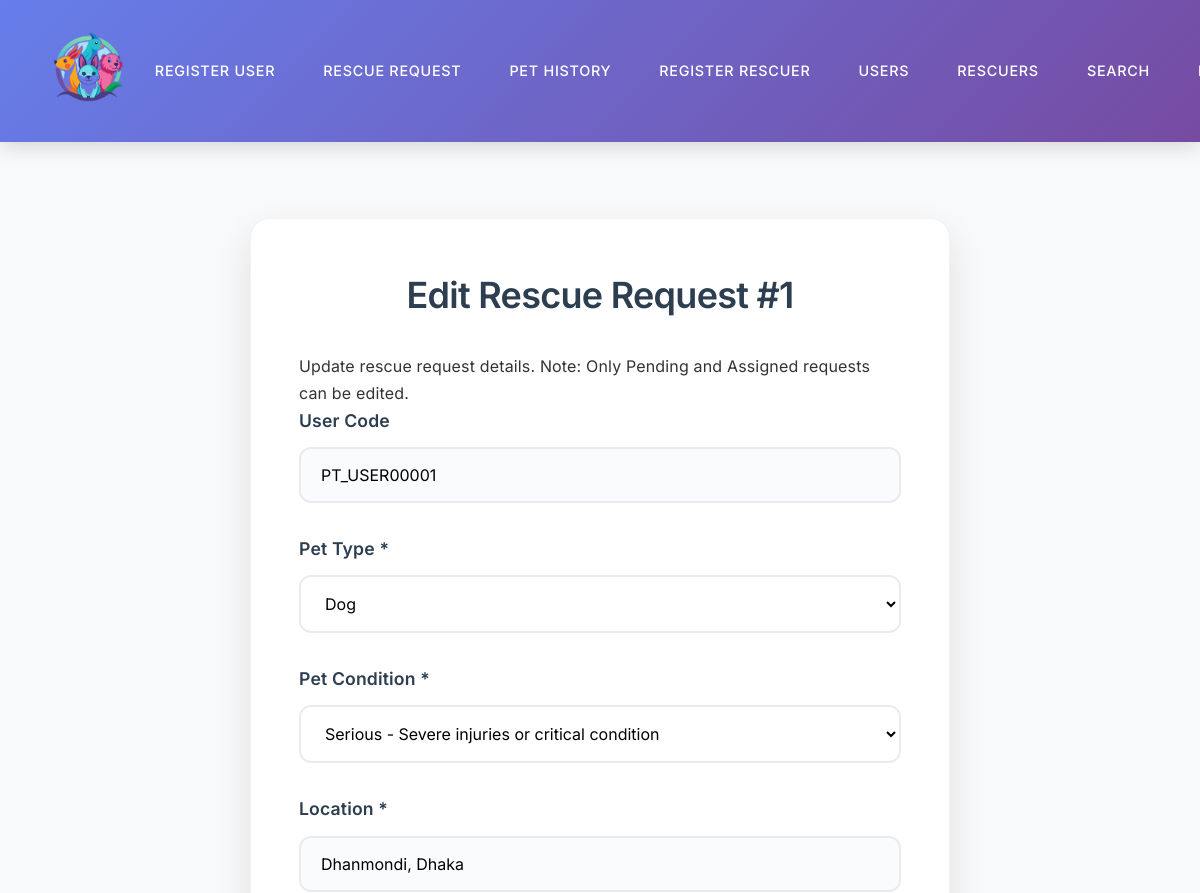
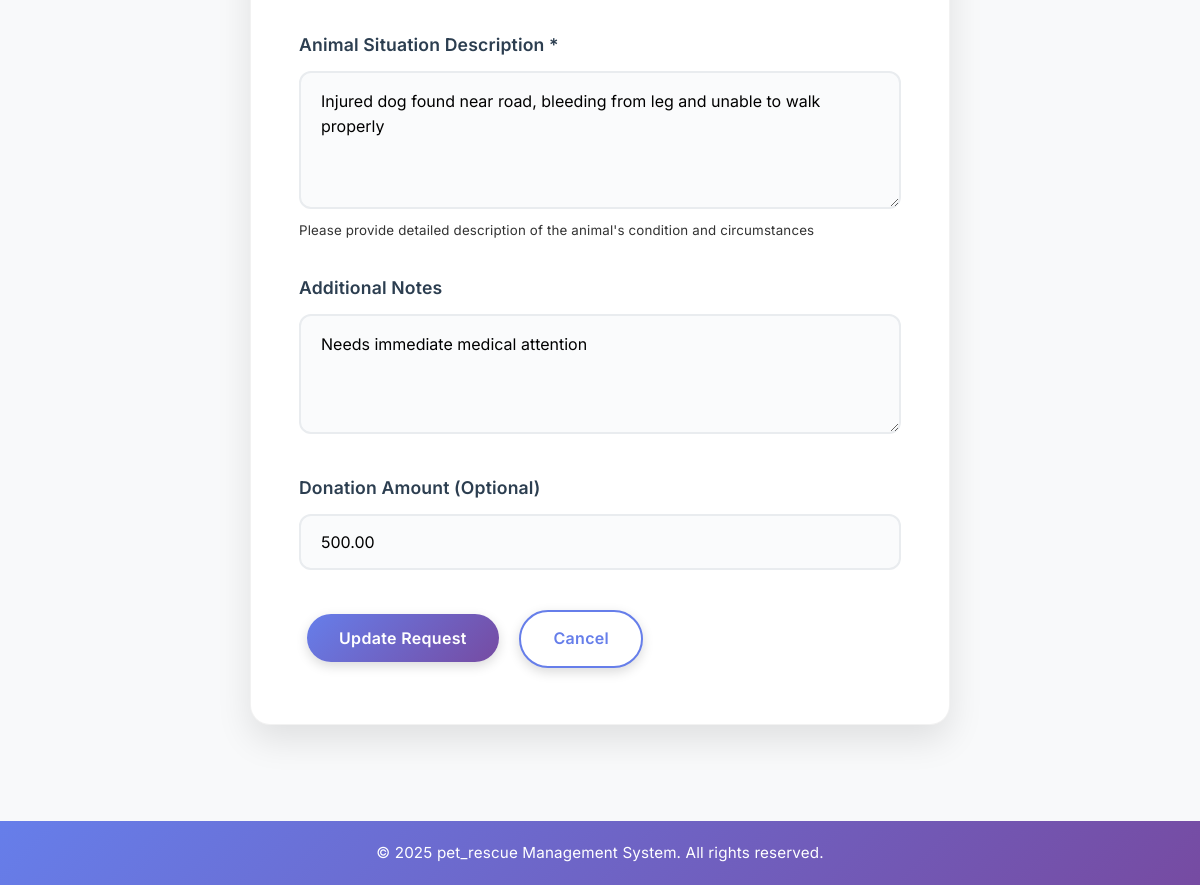
Screenshot of /edit-request.php?id=1 with the database file from the repository (2 pictures, top to bottom).
### tables this page shows
CREATE TABLE rescue_requests (
    id INT AUTO_INCREMENT PRIMARY KEY,
    user_id INT NOT NULL,
    pet_type VARCHAR(50) NOT NULL,
    pet_condition ENUM('Normal', 'Moderate', 'Serious') NOT NULL,
    location VARCHAR(255) NOT NULL,
    situation_description TEXT NOT NULL,
    additional_note TEXT,
    donation_amount DECIMAL(10,2) NULL,
    status ENUM('Pending', 'Assigned', 'Approved', 'Completed') DEFAULT 'Pending',
    assigned_rescuer_id INT NULL,
    assigned_at DATETIME NULL,
    approved BOOLEAN DEFAULT FALSE,
    post_health_condition TEXT NULL,
    created_at DATETIME DEFAULT CURRENT_TIMESTAMP,
    updated_at DATETIME DEFAULT CURRENT_TIMESTAMP ON UPDATE CURRENT_TIMESTAMP,
    FOREIGN KEY (user_id) REFERENCES users(id) ON DELETE CASCADE,
    FOREIGN KEY (assigned_rescuer_id) REFERENCES rescuers(id) ON DELETE SET NULL,
    INDEX idx_user_id (user_id),
    INDEX idx_status (status),
    INDEX idx_assigned_rescuer (assigned_rescuer_id),
    INDEX idx_created_at (created_at)
);

CREATE TABLE users (
    id INT AUTO_INCREMENT PRIMARY KEY,
    user_code VARCHAR(20) UNIQUE NOT NULL,
    name VARCHAR(100) NOT NULL,
    phone VARCHAR(20) UNIQUE NOT NULL,
    created_at DATETIME DEFAULT CURRENT_TIMESTAMP,
    updated_at DATETIME DEFAULT CURRENT_TIMESTAMP ON UPDATE CURRENT_TIMESTAMP,
    INDEX idx_user_code (user_code),
    INDEX idx_phone (phone)
);

### edit-request.php (the view, shortened to what this page needs)
<?php
$request_id = intval($_GET['id'] ?? 0);
try {
    $pdo = getDB();
    $stmt = $pdo->prepare("
        SELECT rr.*, u.user_code
        FROM rescue_requests rr
        LEFT JOIN users u ON rr.user_id = u.id
        WHERE rr.id = ?
    ");
    $stmt->execute([$request_id]);
    $request = $stmt->fetch();
} catch (Exception $e) {
    $error_message = "Error fetching request details: " . $e->getMessage();
}
include 'includes/header.php';
?>
<div class="form-container">
    <h2>Edit Rescue Request #<?php echo $request['id']; ?></h2>
    <p>Update rescue request details. Note: Only Pending and Assigned requests can be edited.</p>
    <form action="api/update-request.php" method="POST" data-ajax="true">
        <div class="form-group">
            <label for="user_code" class="form-label">User Code</label>
            <input type="text" id="user_code" name="user_code" class="form-control"
                   value="<?php echo htmlspecialchars($request['user_code']); ?>" readonly>
        </div>
        <div class="form-group">
            <label for="pet_type" class="form-label">Pet Type *</label>
            <select id="pet_type" name="pet_type" class="form-select" required>
                <option value="Dog" <?php echo $request['pet_type'] === 'Dog' ? 'selected' : ''; ?>>Dog</option>
            </select>
        </div>
        <div class="form-group">
            <label for="pet_condition" class="form-label">Pet Condition *</label>
            <select id="pet_condition" name="pet_condition" class="form-select" required>
                <option value="Serious" <?php echo $request['pet_condition'] === 'Serious' ? 'selected' : ''; ?>>Serious - Severe injuries or critical condition</option>
            </select>
        </div>
        <div class="form-group">
            <label for="location" class="form-label">Location *</label>
            <input type="text" id="location" name="location" class="form-control"
                   value="<?php echo htmlspecialchars($request['location']); ?>" required>
        </div>
        <div class="form-group">
            <label for="situation_description" class="form-label">Animal Situation Description *</label>
            <textarea id="situation_description" name="situation_description" class="form-control"
                      required rows="4"><?php echo htmlspecialchars($request['situation_description']); ?></textarea>
            <small>Please provide detailed description of the animal's condition and circumstances</small>
        </div>
        <div class="form-group">
            <label for="additional_note" class="form-label">Additional Notes</label>
            <textarea id="additional_note" name="additional_note" class="form-control"><?php echo htmlspecialchars($request['additional_note']); ?></textarea>
        </div>
        <div class="form-group">
            <label for="donation_amount" class="form-label">Donation Amount (Optional)</label>
            <input type="number" id="donation_amount" name="donation_amount" class="form-control"
                   step="0.01" min="0" value="<?php echo $request['donation_amount']; ?>">
        </div>
        <button type="submit" class="btn btn-primary">Update Request</button>
        <a href="view-request.php?id=<?php echo $request['id']; ?>" class="btn btn-secondary">Cancel</a>
    </form>
</div>
<?php include 'includes/footer.php'; ?>

### css/styles.css (style rules this page uses)
* { margin: 0; padding: 0; box-sizing: border-box; }
body { font-family: 'Inter', -apple-system, BlinkMacSystemFont, 'Segoe UI', Roboto, Oxygen, Ubuntu, Cantarell, sans-serif; font-weight: 400; line-height: 1.6; color: #333; background-color: #f8f9fa; margin-top: 80px; padding-top: 90px; letter-spacing: 0.01em; }
h1, h2, h3, h4, h5, h6 { color: #2c3e50; margin-bottom: 1.5rem; font-weight: 600; letter-spacing: -0.02em; text-align: center; }
h2 { font-size: 2.25rem; font-weight: 600; margin-bottom: 1.75rem; }
p, li, td, th { font-weight: 400; line-height: 1.7; }
.btn { display: inline-block; padding: 14px 32px; border: none; border-radius: 30px; text-decoration: none; font-weight: 600; font-size: 1rem; transition: all 0.3s ease; cursor: pointer; font-family: 'Inter', sans-serif; letter-spacing: 0.02em; margin: 0.5rem; box-shadow: 0 4px 12px rgba(0,0,0,0.15); }
.btn-primary { background: linear-gradient(135deg, #667eea 0%, #764ba2 100%); color: white; }
.btn-secondary { background: white; color: #667eea; border: 2px solid #667eea; }
.form-container { background: white; padding: 3rem; border-radius: 20px; box-shadow: 0 15px 35px rgba(0,0,0,0.1); max-width: 700px; margin: 0 auto 3rem auto; border: 1px solid rgba(0,0,0,0.05); }
.form-group { margin-bottom: 2rem; }
.form-label { display: block; margin-bottom: 0.75rem; font-weight: 600; color: #2c3e50; font-size: 1.1rem; text-align: left; }
.form-control { width: 100%; padding: 16px 20px; border: 2px solid #e9ecef; border-radius: 12px; font-size: 1rem; font-family: 'Inter', sans-serif; transition: all 0.3s ease; background-color: #fafbfc; }
.form-select { width: 100%; padding: 16px 20px; border: 2px solid #e9ecef; border-radius: 12px; font-size: 1rem; font-family: 'Inter', sans-serif; background-color: white; transition: all 0.3s ease; }
textarea.form-control { resize: vertical; min-height: 120px; line-height: 1.6; }

### rows the page displays
rescue_requests: id "1", user_code "PT_USER00001", pet_type "Dog", pet_condition "Serious - Severe injuries or critical condition", location "Dhanmondi, Dhaka", situation_description "Injured dog found near road, bleeding from leg and unable to walk properly", additional_note "Needs immediate medical attention", donation_amount "500.00"
